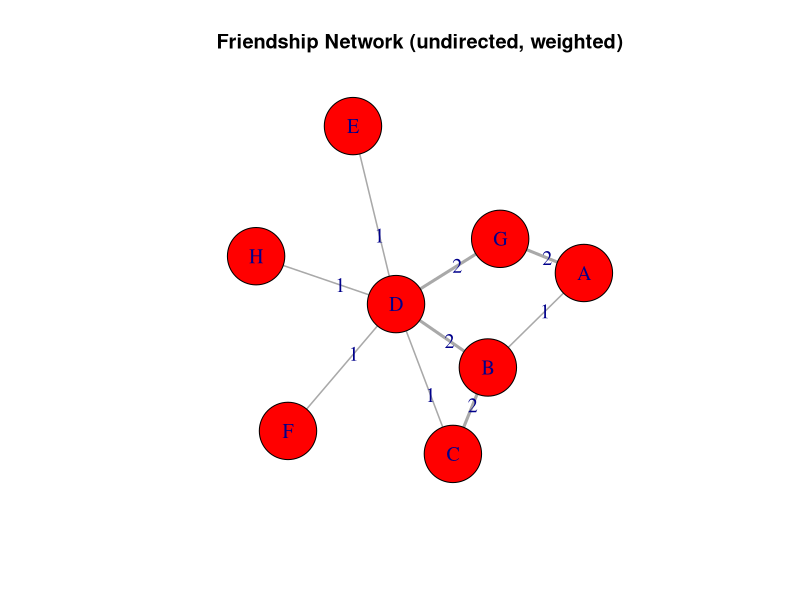

Generate this figure with R:
# Draw the previous graph as undirected and weighted, with the
# weight being 2 if the connection is reciprocal, 1 otherwise.

library(here)
library(igraph)

# Solution 

# Defining the edges
edges <- c(
  "A", "B",
  "A", "G",
  "B", "C",
  "B", "D",
  "C", "D",
  "D", "E",
  "D", "F",
  "D", "G",
  "D", "H"
)

# Defining the weights
weights <- c(
  1,  # A-B
  2,  # A-G
  2,  # B-C
  2,  # B-D
  1,  # C-D
  1,  # D-E
  1,  # D-F
  2,  # D-G
  1   # D-H
)

# Creating the undirected graph with weights
g <- graph(edges=edges, directed=FALSE)
E(g)$weight <- weights

# Drawing the graph's plot
plot(
  g,
  vertex.size = 35,
  vertex.color = "red",
  vertex.label.cex = 1.2,
  edge.width = E(g)$weight*1.5,
  edge.label = E(g)$weight,
  edge.label.cex = 1.2,
  main = "Friendship Network (undirected, weighted)"
)